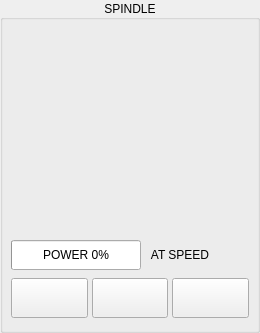
           <widget class="QGroupBox" name="frame_spindle">
            <property name="sizePolicy">
             <sizepolicy hsizetype="Fixed" vsizetype="Preferred">
              <horstretch>0</horstretch>
              <verstretch>0</verstretch>
             </sizepolicy>
            </property>
            <property name="minimumSize">
             <size>
              <width>260</width>
              <height>0</height>
             </size>
            </property>
            <property name="maximumSize">
             <size>
              <width>260</width>
              <height>16777215</height>
             </size>
            </property>
            <property name="title">
             <string>SPINDLE</string>
            </property>
            <property name="alignment">
             <set>Qt::AlignCenter</set>
            </property>
            <property name="flat">
             <bool>false</bool>
            </property>
            <layout class="QVBoxLayout" name="layout_spindle" stretch="1,0,0,0">
             <property name="spacing">
              <number>8</number>
             </property>
             <property name="leftMargin">
              <number>8</number>
             </property>
             <property name="topMargin">
              <number>12</number>
             </property>
             <property name="rightMargin">
              <number>8</number>
             </property>
             <property name="bottomMargin">
              <number>4</number>
             </property>
             <item alignment="Qt::AlignHCenter">
              <widget class="Gauge" name="gauge_spindle">
               <property name="sizePolicy">
                <sizepolicy hsizetype="Fixed" vsizetype="Fixed">
                 <horstretch>0</horstretch>
                 <verstretch>0</verstretch>
                </sizepolicy>
               </property>
               <property name="minimumSize">
                <size>
                 <width>200</width>
                 <height>200</height>
                </size>
               </property>
               <property name="maximumSize">
                <size>
                 <width>200</width>
                 <height>200</height>
                </size>
               </property>
               <property name="threshold" stdset="0">
                <number>100</number>
               </property>
               <property name="max_value" stdset="0">
                <number>24000</number>
               </property>
               <property name="max_reading" stdset="0">
                <number>24</number>
               </property>
               <property name="num_ticks" stdset="0">
                <number>13</number>
               </property>
               <property name="gauge_label" stdset="0">
                <string>RPM</string>
               </property>
               <property name="zone1_color" stdset="0">
                <color>
                 <red>255</red>
                 <green>0</green>
                 <blue>0</blue>
                </color>
               </property>
               <property name="zone2_color" stdset="0">
                <color>
                 <red>0</red>
                 <green>170</green>
                 <blue>255</blue>
                </color>
               </property>
               <property name="bezel_color" stdset="0">
                <color>
                 <red>200</red>
                 <green>200</green>
                 <blue>200</blue>
                </color>
               </property>
              </widget>
             </item>
             <item>
              <layout class="QHBoxLayout" name="horizontalLayout_24">
               <property name="spacing">
                <number>4</number>
               </property>
               <item>
                <widget class="QProgressBar" name="spindle_power">
                 <property name="sizePolicy">
                  <sizepolicy hsizetype="Preferred" vsizetype="Fixed">
                   <horstretch>0</horstretch>
                   <verstretch>0</verstretch>
                  </sizepolicy>
                 </property>
                 <property name="minimumSize">
                  <size>
                   <width>0</width>
                   <height>30</height>
                  </size>
                 </property>
                 <property name="maximumSize">
                  <size>
                   <width>16777215</width>
                   <height>30</height>
                  </size>
                 </property>
                 <property name="value">
                  <number>0</number>
                 </property>
                 <property name="alignment">
                  <set>Qt::AlignCenter</set>
                 </property>
                 <property name="textVisible">
                  <bool>true</bool>
                 </property>
                 <property name="format">
                  <string>POWER %p%</string>
                 </property>
                </widget>
               </item>
               <item>
                <widget class="QLabel" name="label_22">
                 <property name="sizePolicy">
                  <sizepolicy hsizetype="Preferred" vsizetype="Fixed">
                   <horstretch>0</horstretch>
                   <verstretch>0</verstretch>
                  </sizepolicy>
                 </property>
                 <property name="minimumSize">
                  <size>
                   <width>70</width>
                   <height>30</height>
                  </size>
                 </property>
                 <property name="maximumSize">
                  <size>
                   <width>70</width>
                   <height>30</height>
                  </size>
                 </property>
                 <property name="text">
                  <string>AT SPEED</string>
                 </property>
                 <property name="alignment">
                  <set>Qt::AlignCenter</set>
                 </property>
                 <property name="indent">
                  <number>4</number>
                 </property>
                </widget>
               </item>
               <item>
                <widget class="LED" name="hal_led_atspeed">
                 <property name="sizePolicy">
                  <sizepolicy hsizetype="Fixed" vsizetype="Fixed">
                   <horstretch>0</horstretch>
                   <verstretch>0</verstretch>
                  </sizepolicy>
                 </property>
                 <property name="minimumSize">
                  <size>
                   <width>30</width>
                   <height>30</height>
                  </size>
                 </property>
                 <property name="maximumSize">
                  <size>
                   <width>30</width>
                   <height>30</height>
                  </size>
                 </property>
                 <property name="toolTip">
                  <string>Spindle at programmed speed</string>
                 </property>
                 <property name="color">
                  <color>
                   <red>0</red>
                   <green>255</green>
                   <blue>0</blue>
                  </color>
                 </property>
                 <property name="off_color" stdset="0">
                  <color>
                   <red>0</red>
                   <green>255</green>
                   <blue>0</blue>
                  </color>
                 </property>
                </widget>
               </item>
              </layout>
             </item>
             <item>
              <widget class="QWidget" name="widget_spindle_buttons" native="true">
               <property name="minimumSize">
                <size>
                 <width>0</width>
                 <height>40</height>
                </size>
               </property>
               <property name="maximumSize">
                <size>
                 <width>16777215</width>
                 <height>60</height>
                </size>
               </property>
               <layout class="QHBoxLayout" name="horizontalLayout_22">
                <property name="spacing">
                 <number>4</number>
                </property>
                <property name="leftMargin">
                 <number>0</number>
                </property>
                <property name="topMargin">
                 <number>0</number>
                </property>
                <property name="rightMargin">
                 <number>0</number>
                </property>
                <property name="bottomMargin">
                 <number>0</number>
                </property>
                <item>
                 <widget class="ActionButton" name="action_spindle_rev">
                  <property name="sizePolicy">
                   <sizepolicy hsizetype="Preferred" vsizetype="Preferred">
                    <horstretch>0</horstretch>
                    <verstretch>0</verstretch>
                   </sizepolicy>
                  </property>
                  <property name="minimumSize">
                   <size>
                    <width>0</width>
                    <height>0</height>
                   </size>
                  </property>
                  <property name="maximumSize">
                   <size>
                    <width>16777215</width>
                    <height>50</height>
                   </size>
                  </property>
                  <property name="toolTip">
                   <string>Turn on counter clockwise</string>
                  </property>
                  <property name="icon">
                   <iconset>
                    <normalon>images/spindle_rev.png</normalon>
                   </iconset>
                  </property>
                  <property name="flat">
                   <bool>false</bool>
                  </property>
                  <property name="indicator_option" stdset="0">
                   <bool>false</bool>
                  </property>
                  <property name="indicator_HAL_pin_option" stdset="0">
                   <bool>false</bool>
                  </property>
                  <property name="indicator_status_option" stdset="0">
                   <bool>false</bool>
                  </property>
                  <property name="on_color" stdset="0">
                   <color>
                    <red>0</red>
                    <green>255</green>
                    <blue>0</blue>
                   </color>
                  </property>
                  <property name="shape_option" stdset="0">
                   <number>1</number>
                  </property>
                  <property name="right_edge_offset" stdset="0">
                   <double>6.000000000000000</double>
                  </property>
                  <property name="top_edge_offset" stdset="0">
                   <double>6.000000000000000</double>
                  </property>
                  <property name="spindle_rev_action" stdset="0">
                   <bool>true</bool>
                  </property>
                 </widget>
                </item>
                <item>
                 <widget class="ActionButton" name="action_spindle_stop">
                  <property name="sizePolicy">
                   <sizepolicy hsizetype="Preferred" vsizetype="Preferred">
                    <horstretch>0</horstretch>
                    <verstretch>0</verstretch>
                   </sizepolicy>
                  </property>
                  <property name="minimumSize">
                   <size>
                    <width>0</width>
                    <height>0</height>
                   </size>
                  </property>
                  <property name="maximumSize">
                   <size>
                    <width>16777215</width>
                    <height>50</height>
                   </size>
                  </property>
                  <property name="icon">
                   <iconset>
                    <normalon>images/spindle_stop.png</normalon>
                   </iconset>
                  </property>
                  <property name="flat">
                   <bool>false</bool>
                  </property>
                  <property name="indicator_option" stdset="0">
                   <bool>false</bool>
                  </property>
                  <property name="indicator_HAL_pin_option" stdset="0">
                   <bool>false</bool>
                  </property>
                  <property name="indicator_status_option" stdset="0">
                   <bool>true</bool>
                  </property>
                  <property name="on_color" stdset="0">
                   <color>
                    <red>255</red>
                    <green>0</green>
                    <blue>0</blue>
                   </color>
                  </property>
                  <property name="shape_option" stdset="0">
                   <number>1</number>
                  </property>
                  <property name="right_edge_offset" stdset="0">
                   <double>6.000000000000000</double>
                  </property>
                  <property name="top_edge_offset" stdset="0">
                   <double>6.000000000000000</double>
                  </property>
                  <property name="is_spindle_stopped_status" stdset="0">
                   <bool>true</bool>
                  </property>
                  <property name="spindle_stop_action" stdset="0">
                   <bool>true</bool>
                  </property>
                 </widget>
                </item>
                <item>
                 <widget class="ActionButton" name="action_spindle_fwd">
                  <property name="sizePolicy">
                   <sizepolicy hsizetype="Preferred" vsizetype="Preferred">
                    <horstretch>0</horstretch>
                    <verstretch>0</verstretch>
                   </sizepolicy>
                  </property>
                  <property name="minimumSize">
                   <size>
                    <width>0</width>
                    <height>0</height>
                   </size>
                  </property>
                  <property name="maximumSize">
                   <size>
                    <width>16777215</width>
                    <height>50</height>
                   </size>
                  </property>
                  <property name="toolTip">
                   <string>Turn on clockwise</string>
                  </property>
                  <property name="icon">
                   <iconset>
                    <normalon>images/spindle_fwd.png</normalon>
                   </iconset>
                  </property>
                  <property name="flat">
                   <bool>false</bool>
                  </property>
                  <property name="indicator_option" stdset="0">
                   <bool>false</bool>
                  </property>
                  <property name="indicator_HAL_pin_option" stdset="0">
                   <bool>false</bool>
                  </property>
                  <property name="on_color" stdset="0">
                   <color>
                    <red>0</red>
                    <green>255</green>
                    <blue>0</blue>
                   </color>
                  </property>
                  <property name="shape_option" stdset="0">
                   <number>1</number>
                  </property>
                  <property name="right_edge_offset" stdset="0">
                   <double>6.000000000000000</double>
                  </property>
                  <property name="top_edge_offset" stdset="0">
                   <double>6.000000000000000</double>
                  </property>
                  <property name="spindle_fwd_action" stdset="0">
                   <bool>true</bool>
                  </property>
                 </widget>
                </item>
               </layout>
              </widget>
             </item>
             <item>
              <widget class="StatusAdjustmentBar" name="adj_spindle_ovr">
               <property name="minimumSize">
                <size>
                 <width>0</width>
                 <height>0</height>
                </size>
               </property>
               <property name="maximumSize">
                <size>
                 <width>16777215</width>
                 <height>50</height>
                </size>
               </property>
               <property name="toolTip">
                <string>Adjust spindle override</string>
               </property>
               <property name="spindle_rate" stdset="0">
                <bool>true</bool>
               </property>
               <property name="show_setting_menu" stdset="0">
                <bool>true</bool>
               </property>
               <property name="text_template" stdset="0">
                <string>SPINDLE  %s%%</string>
               </property>
               <property name="step_rate" stdset="0">
                <number>10</number>
               </property>
              </widget>
             </item>
            </layout>
           </widget>
